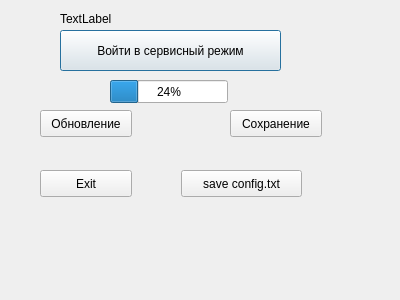
<?xml version="1.0" encoding="UTF-8"?>
<ui version="4.0">
 <class>DialogService</class>
 <widget class="QDialog" name="DialogService">
  <property name="geometry">
   <rect>
    <x>0</x>
    <y>0</y>
    <width>400</width>
    <height>300</height>
   </rect>
  </property>
  <property name="windowTitle">
   <string>Dialog</string>
  </property>
  <widget class="QPushButton" name="ButtonEnterService">
   <property name="geometry">
    <rect>
     <x>60</x>
     <y>30</y>
     <width>221</width>
     <height>41</height>
    </rect>
   </property>
   <property name="text">
    <string>Войти в сервисный режим</string>
   </property>
  </widget>
  <widget class="QPushButton" name="save">
   <property name="geometry">
    <rect>
     <x>230</x>
     <y>110</y>
     <width>92</width>
     <height>27</height>
    </rect>
   </property>
   <property name="text">
    <string>Сохранение</string>
   </property>
  </widget>
  <widget class="QPushButton" name="update">
   <property name="geometry">
    <rect>
     <x>40</x>
     <y>110</y>
     <width>92</width>
     <height>27</height>
    </rect>
   </property>
   <property name="text">
    <string>Обновление</string>
   </property>
  </widget>
  <widget class="QLabel" name="label">
   <property name="geometry">
    <rect>
     <x>60</x>
     <y>10</y>
     <width>221</width>
     <height>17</height>
    </rect>
   </property>
   <property name="text">
    <string>TextLabel</string>
   </property>
  </widget>
  <widget class="QPushButton" name="pushButton">
   <property name="geometry">
    <rect>
     <x>40</x>
     <y>170</y>
     <width>92</width>
     <height>27</height>
    </rect>
   </property>
   <property name="text">
    <string>Exit</string>
   </property>
  </widget>
  <widget class="QPushButton" name="pushButton_2">
   <property name="geometry">
    <rect>
     <x>181</x>
     <y>170</y>
     <width>121</width>
     <height>27</height>
    </rect>
   </property>
   <property name="text">
    <string>save config.txt</string>
   </property>
  </widget>
  <widget class="QProgressBar" name="progressBar">
   <property name="geometry">
    <rect>
     <x>110</x>
     <y>80</y>
     <width>118</width>
     <height>23</height>
    </rect>
   </property>
   <property name="value">
    <number>24</number>
   </property>
  </widget>
 </widget>
 <resources/>
 <connections/>
</ui>
